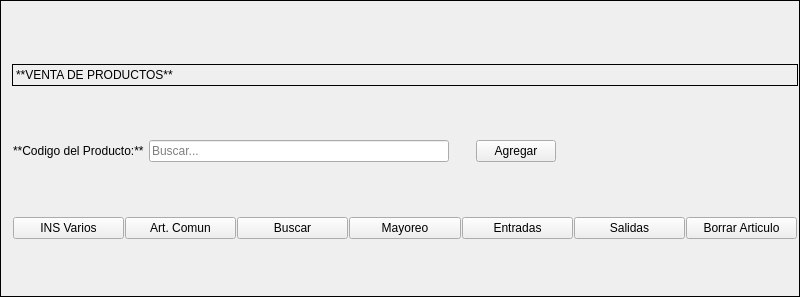
<?xml version="1.0" encoding="UTF-8"?>
<ui version="4.0">
 <class>m_widget</class>
 <widget class="QFrame" name="m_widget">
  <property name="geometry">
   <rect>
    <x>0</x>
    <y>0</y>
    <width>800</width>
    <height>297</height>
   </rect>
  </property>
  <property name="sizePolicy">
   <sizepolicy hsizetype="Expanding" vsizetype="Preferred">
    <horstretch>0</horstretch>
    <verstretch>0</verstretch>
   </sizepolicy>
  </property>
  <property name="baseSize">
   <size>
    <width>300</width>
    <height>0</height>
   </size>
  </property>
  <property name="windowTitle">
   <string>Frame</string>
  </property>
  <property name="frameShape">
   <enum>QFrame::Shape::Box</enum>
  </property>
  <layout class="QVBoxLayout" name="v_lay" stretch="0,0,1">
   <property name="spacing">
    <number>1</number>
   </property>
   <property name="rightMargin">
    <number>1</number>
   </property>
   <property name="bottomMargin">
    <number>1</number>
   </property>
   <item>
    <widget class="QLabel" name="sale_lbl">
     <property name="sizePolicy">
      <sizepolicy hsizetype="Expanding" vsizetype="Fixed">
       <horstretch>0</horstretch>
       <verstretch>0</verstretch>
      </sizepolicy>
     </property>
     <property name="contextMenuPolicy">
      <enum>Qt::ContextMenuPolicy::NoContextMenu</enum>
     </property>
     <property name="frameShape">
      <enum>QFrame::Shape::Box</enum>
     </property>
     <property name="text">
      <string>**VENTA DE PRODUCTOS**</string>
     </property>
     <property name="textFormat">
      <enum>Qt::TextFormat::MarkdownText</enum>
     </property>
     <property name="alignment">
      <set>Qt::AlignmentFlag::AlignLeading|Qt::AlignmentFlag::AlignLeft|Qt::AlignmentFlag::AlignTop</set>
     </property>
    </widget>
   </item>
   <item>
    <layout class="QHBoxLayout" name="h_lay2" stretch="0,0,0">
     <property name="spacing">
      <number>5</number>
     </property>
     <property name="sizeConstraint">
      <enum>QLayout::SizeConstraint::SetDefaultConstraint</enum>
     </property>
     <property name="leftMargin">
      <number>1</number>
     </property>
     <property name="topMargin">
      <number>1</number>
     </property>
     <property name="rightMargin">
      <number>1</number>
     </property>
     <property name="bottomMargin">
      <number>1</number>
     </property>
     <item>
      <widget class="QLabel" name="m_code_lbl">
       <property name="sizePolicy">
        <sizepolicy hsizetype="Fixed" vsizetype="Fixed">
         <horstretch>0</horstretch>
         <verstretch>0</verstretch>
        </sizepolicy>
       </property>
       <property name="contextMenuPolicy">
        <enum>Qt::ContextMenuPolicy::NoContextMenu</enum>
       </property>
       <property name="text">
        <string>**Codigo del Producto:**</string>
       </property>
       <property name="textFormat">
        <enum>Qt::TextFormat::MarkdownText</enum>
       </property>
       <property name="alignment">
        <set>Qt::AlignmentFlag::AlignLeading|Qt::AlignmentFlag::AlignLeft|Qt::AlignmentFlag::AlignTop</set>
       </property>
      </widget>
     </item>
     <item alignment="Qt::AlignmentFlag::AlignLeft|Qt::AlignmentFlag::AlignVCenter">
      <widget class="QLineEdit" name="m_search">
       <property name="sizePolicy">
        <sizepolicy hsizetype="Preferred" vsizetype="Fixed">
         <horstretch>0</horstretch>
         <verstretch>0</verstretch>
        </sizepolicy>
       </property>
       <property name="minimumSize">
        <size>
         <width>300</width>
         <height>0</height>
        </size>
       </property>
       <property name="baseSize">
        <size>
         <width>0</width>
         <height>0</height>
        </size>
       </property>
       <property name="focusPolicy">
        <enum>Qt::FocusPolicy::ClickFocus</enum>
       </property>
       <property name="contextMenuPolicy">
        <enum>Qt::ContextMenuPolicy::NoContextMenu</enum>
       </property>
       <property name="autoFillBackground">
        <bool>false</bool>
       </property>
       <property name="placeholderText">
        <string>Buscar...</string>
       </property>
       <property name="clearButtonEnabled">
        <bool>true</bool>
       </property>
      </widget>
     </item>
     <item alignment="Qt::AlignmentFlag::AlignLeft">
      <widget class="QPushButton" name="m_add_btn">
       <property name="sizePolicy">
        <sizepolicy hsizetype="Minimum" vsizetype="Fixed">
         <horstretch>0</horstretch>
         <verstretch>0</verstretch>
        </sizepolicy>
       </property>
       <property name="focusPolicy">
        <enum>Qt::FocusPolicy::ClickFocus</enum>
       </property>
       <property name="contextMenuPolicy">
        <enum>Qt::ContextMenuPolicy::NoContextMenu</enum>
       </property>
       <property name="layoutDirection">
        <enum>Qt::LayoutDirection::LeftToRight</enum>
       </property>
       <property name="text">
        <string>Agregar</string>
       </property>
       <property name="autoDefault">
        <bool>false</bool>
       </property>
       <property name="flat">
        <bool>false</bool>
       </property>
      </widget>
     </item>
    </layout>
   </item>
   <item>
    <layout class="QHBoxLayout" name="h_lay1" stretch="1,1,1,1,1,1,1">
     <property name="spacing">
      <number>1</number>
     </property>
     <property name="leftMargin">
      <number>1</number>
     </property>
     <property name="topMargin">
      <number>1</number>
     </property>
     <property name="rightMargin">
      <number>1</number>
     </property>
     <property name="bottomMargin">
      <number>1</number>
     </property>
     <item>
      <widget class="QPushButton" name="m_varios_btn">
       <property name="focusPolicy">
        <enum>Qt::FocusPolicy::ClickFocus</enum>
       </property>
       <property name="contextMenuPolicy">
        <enum>Qt::ContextMenuPolicy::NoContextMenu</enum>
       </property>
       <property name="layoutDirection">
        <enum>Qt::LayoutDirection::LeftToRight</enum>
       </property>
       <property name="text">
        <string>INS Varios</string>
       </property>
       <property name="autoDefault">
        <bool>false</bool>
       </property>
       <property name="flat">
        <bool>false</bool>
       </property>
      </widget>
     </item>
     <item>
      <widget class="QPushButton" name="m_single_art_btn">
       <property name="focusPolicy">
        <enum>Qt::FocusPolicy::ClickFocus</enum>
       </property>
       <property name="contextMenuPolicy">
        <enum>Qt::ContextMenuPolicy::NoContextMenu</enum>
       </property>
       <property name="layoutDirection">
        <enum>Qt::LayoutDirection::LeftToRight</enum>
       </property>
       <property name="text">
        <string>Art. Comun</string>
       </property>
       <property name="autoDefault">
        <bool>false</bool>
       </property>
       <property name="flat">
        <bool>false</bool>
       </property>
      </widget>
     </item>
     <item>
      <widget class="QPushButton" name="m_search_btn">
       <property name="focusPolicy">
        <enum>Qt::FocusPolicy::ClickFocus</enum>
       </property>
       <property name="contextMenuPolicy">
        <enum>Qt::ContextMenuPolicy::NoContextMenu</enum>
       </property>
       <property name="layoutDirection">
        <enum>Qt::LayoutDirection::LeftToRight</enum>
       </property>
       <property name="text">
        <string>Buscar</string>
       </property>
       <property name="autoDefault">
        <bool>false</bool>
       </property>
       <property name="flat">
        <bool>false</bool>
       </property>
      </widget>
     </item>
     <item>
      <widget class="QPushButton" name="m_wholesale_btn">
       <property name="focusPolicy">
        <enum>Qt::FocusPolicy::ClickFocus</enum>
       </property>
       <property name="contextMenuPolicy">
        <enum>Qt::ContextMenuPolicy::NoContextMenu</enum>
       </property>
       <property name="layoutDirection">
        <enum>Qt::LayoutDirection::LeftToRight</enum>
       </property>
       <property name="text">
        <string>Mayoreo</string>
       </property>
       <property name="autoDefault">
        <bool>false</bool>
       </property>
       <property name="flat">
        <bool>false</bool>
       </property>
      </widget>
     </item>
     <item>
      <widget class="QPushButton" name="m_entry_btn">
       <property name="focusPolicy">
        <enum>Qt::FocusPolicy::ClickFocus</enum>
       </property>
       <property name="contextMenuPolicy">
        <enum>Qt::ContextMenuPolicy::NoContextMenu</enum>
       </property>
       <property name="layoutDirection">
        <enum>Qt::LayoutDirection::LeftToRight</enum>
       </property>
       <property name="text">
        <string>Entradas</string>
       </property>
       <property name="autoDefault">
        <bool>false</bool>
       </property>
       <property name="flat">
        <bool>false</bool>
       </property>
      </widget>
     </item>
     <item>
      <widget class="QPushButton" name="m_out_btn">
       <property name="focusPolicy">
        <enum>Qt::FocusPolicy::ClickFocus</enum>
       </property>
       <property name="contextMenuPolicy">
        <enum>Qt::ContextMenuPolicy::NoContextMenu</enum>
       </property>
       <property name="layoutDirection">
        <enum>Qt::LayoutDirection::LeftToRight</enum>
       </property>
       <property name="text">
        <string>Salidas</string>
       </property>
       <property name="autoDefault">
        <bool>false</bool>
       </property>
       <property name="flat">
        <bool>false</bool>
       </property>
      </widget>
     </item>
     <item>
      <widget class="QPushButton" name="m_delete_btn">
       <property name="focusPolicy">
        <enum>Qt::FocusPolicy::ClickFocus</enum>
       </property>
       <property name="contextMenuPolicy">
        <enum>Qt::ContextMenuPolicy::NoContextMenu</enum>
       </property>
       <property name="layoutDirection">
        <enum>Qt::LayoutDirection::LeftToRight</enum>
       </property>
       <property name="text">
        <string>Borrar Articulo</string>
       </property>
       <property name="autoDefault">
        <bool>false</bool>
       </property>
       <property name="flat">
        <bool>false</bool>
       </property>
      </widget>
     </item>
    </layout>
   </item>
  </layout>
 </widget>
 <resources/>
 <connections/>
</ui>
